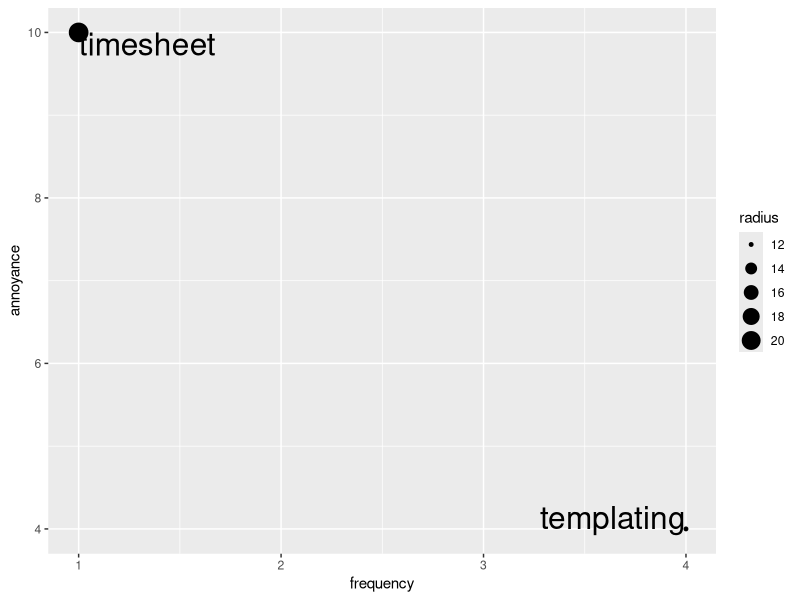

Reproduce this figure in R.
library(ggplot2)
names<-c("timesheet","templating")
frequency<- c(1,4)
annoyance<-c(10, 4)

data <-data.frame(names, frequency, annoyance)
data$radius<-data$frequency + 2* data$annoyance


p<-ggplot(data, aes(x=frequency,y=annoyance)) + geom_point(aes(size=radius)) +geom_text(aes(label=names),vjust="inward",hjust="inward", size=8)

p